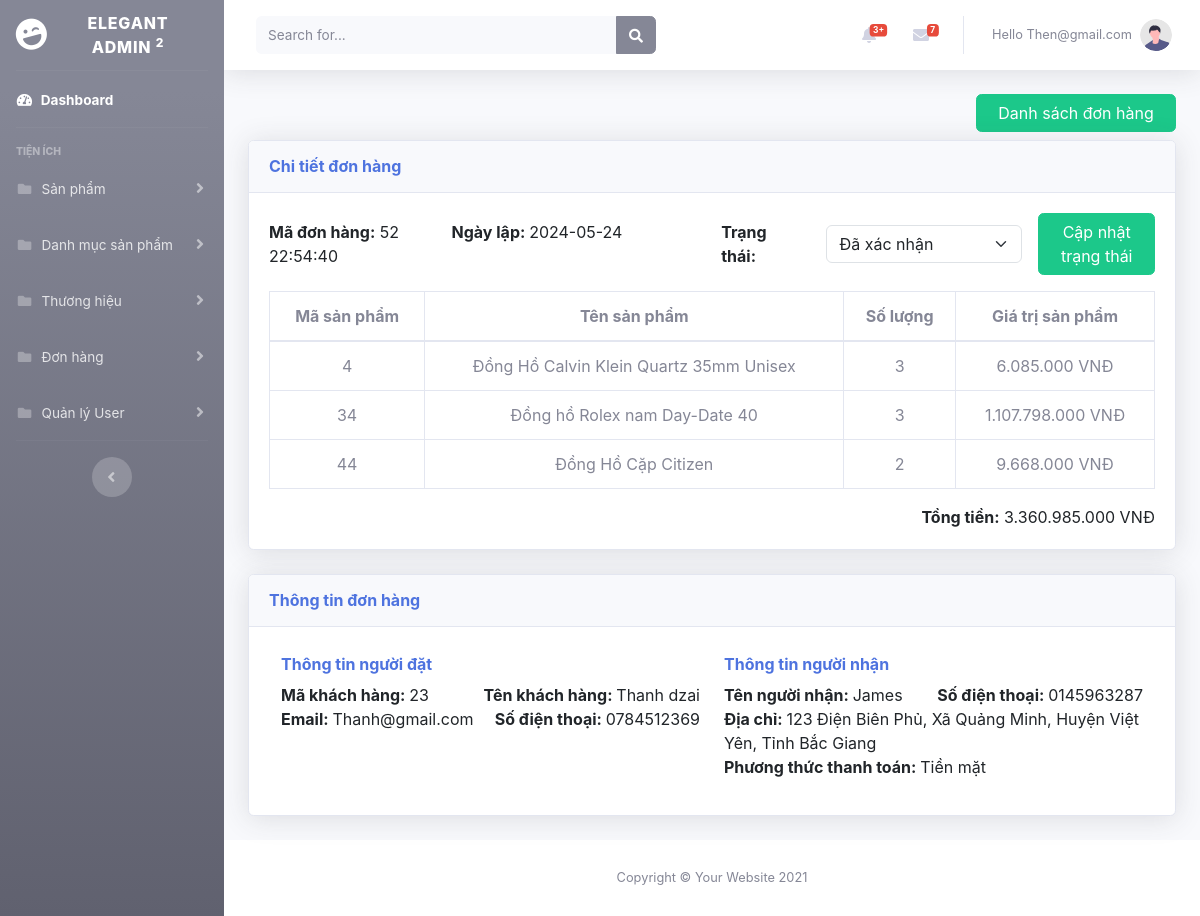
Screenshot of /admin/listOrderDetail.php?order_id=52 (signed in) with the database file from the repository.
### tables this page shows
CREATE TABLE `order` (
  `order_id` int NOT NULL,
  `customer_id` int DEFAULT NULL,
  `order_date` datetime NOT NULL DEFAULT CURRENT_TIMESTAMP,
  `recipient_name` varchar(255) NOT NULL,
  `recipient_address` varchar(255) NOT NULL,
  `recipient_phone` varchar(255) NOT NULL,
  `note` varchar(255) NOT NULL,
  `total_price` decimal(10,0) NOT NULL,
  `status` int DEFAULT NULL,
  `payment_method` varchar(255) NOT NULL
);

CREATE TABLE `order_detail` (
  `order_id` int NOT NULL,
  `product_id` int NOT NULL,
  `quantity` int NOT NULL,
  `price` decimal(10,0) NOT NULL
);

CREATE TABLE `product` (
  `product_id` int NOT NULL,
  `product_name` varchar(255) NOT NULL,
  `product_price` decimal(10,0) NOT NULL,
  `product_description` varchar(255) NOT NULL,
  `product_image` varchar(255) NOT NULL,
  `brand_id` int DEFAULT NULL,
  `category_id` int DEFAULT NULL
);

CREATE TABLE `user` (
  `id` int NOT NULL,
  `email` varchar(255) NOT NULL,
  `password` varchar(255) NOT NULL,
  `name` varchar(255) NOT NULL,
  `phone` varchar(255) NOT NULL,
  `role` varchar(255) NOT NULL
);

### class/OrderDetail.php (called while the page is built, shortened)
<?php
class OrderDetail {
    public static function getOrderDetail($pdo ,$order_id){
        $sql = "SELECT o.order_id, p.product_id, p.product_name, quantity, price FROM `order` o, order_detail d, product p
        WHERE o.order_id=:order_id and o.order_id = d.order_id and p.product_id = d.product_id";
        $stmt = $pdo->prepare($sql);
        $stmt->bindParam(":order_id", $order_id, PDO::PARAM_INT);
        if($stmt->execute()){
            $stmt->setFetchMode(PDO::FETCH_CLASS, "OrderDetail");
            return $stmt->fetchAll();
        }
    }
    public static function getOrder($pdo, $order_id) {
        $sql = "SELECT * FROM `order`WHERE order_id =:order_id";
        $stmt = $pdo->prepare($sql);
        $stmt->bindParam(":order_id", $order_id, PDO::PARAM_INT);
        if($stmt->execute()){
            $stmt->setFetchMode(PDO::FETCH_CLASS, "OrderDetail");
            return $stmt->fetch();
        }
    }
    public static function getInfoCustomer($pdo,$order_id) {
        $sql = "SELECT * FROM `order` LEFT JOIN user ON customer_id = id
        WHERE order_id=:order_id";
        $stmt = $pdo->prepare($sql);
        $stmt->bindParam(":order_id", $order_id, PDO::PARAM_INT);
        if($stmt->execute()){
            $stmt->setFetchMode(PDO::FETCH_CLASS, "OrderDetail");
            return $stmt->fetch();
        }
    }
}

### admin/listOrderDetail.php (the view, shortened to what this page needs)
<?php
    require_once "inc/sidebar.php";
    require_once "inc/header.php";
    require_once "../class/OrderDetail.php";
    $conn =  new Database();
    $pdo = $conn->getConnect();
    $order_id = $_GET["order_id"];
    $data_order = OrderDetail::getOrder($pdo, $order_id);
    $data = OrderDetail::getOrderDetail($pdo, $order_id);
    $data_user = OrderDetail::getInfoCustomer($pdo, $order_id);
    $a = "Đang chờ xác nhận";
    $b = "Đã xác nhận";
?>
    <div class="container-fluid">
        <div class="text-end my-2">
            <a href="listOrder.php" class="btn btn-success btn-icon-split" style="width: 200px;">
                <span class="text">Danh sách đơn hàng</span>
            </a>
        </div>
        <div class="card shadow mb-4">
            <div class="card-header py-3">
                <h6 class="m-0 font-weight-bold text-primary">Chi tiết đơn hàng</h6>
            </div>
            <div class="card-body">
                <div class="table-responsive">
                    <div class="d-flex justify-content-between align-items-center mb-3">
                        <div>
                            <span class="fs-6"><b>Mã đơn hàng:</b> <?=$order_id?></span>
                            <span class="fs-6 mx-5"><b>Ngày lập: </b><?=$data_order->order_date?></span>
                        </div>
                        <form method="post">
                        <div class="d-flex justify-content-end align-items-center">
                            <span class="fs-6 mx-5"><b>Trạng thái: </b></span>
                                <select name="status" class="form-select" aria-label="Default select example" style="width: 200px;">
                                    <?php if($data_order->status):?>
                                        <option selected value="confirmed"><?=$b?></option>
                                    <?else:?>
                                        <option value="confirmed"><?=$b?></option>
                                        <option selected value="confirm"><?=$a?></option>
                                    <?endif;?>
                                </select>
                                <button type="submit" class="btn btn-success btn-icon-split ms-3">
                                    <span class="text">Cập nhật trạng thái</span>
                                </button>
                            </div>
                        </form>
                    </div>
                    <table class="table table-bordered text-center" id="dataTable" width="100%" cellspacing="0">
                        <thead>
                            <tr>
                                <th>Mã sản phẩm</th>
                                <th>Tên sản phẩm</th>
                                <th>Số lượng</th>
                                <th>Giá trị sản phẩm</th>
                            </tr>
                        </thead>
                        <tbody>
                            <?php foreach($data as $order): ?>
                                <tr>
                                    <td><?=$order->product_id?></td>
                                    <td><?=$order->product_name?></td>
                                    <td><?=$order->quantity?></td>
                                    <td><?= number_format($order->price, 0, ',', '.')?> VNĐ</td>
                                </tr>
                            <?php endforeach; ?>
                        </tbody>
                    </table>
                    <div>
                        <span class="fs-6 float-end"><b>Tồng tiền:</b> <?=number_format($data_order->total_price, 0, ',', '.')?> VNĐ</span>
                    </div>
                </div>
            </div>
        </div>
        <div class="card shadow mb-4">
            <div class="card-header py-3">
                <h6 class="m-0 font-weight-bold text-primary">Thông tin đơn hàng</h6>
            </div>
            <div class="card-body">
                <div class="table-responsive">
                    <div class="d-flex justify-content-between mb-3">
                            <div class="col-md-6">
                                <h6 class="my-2 font-weight-bold text-primary">Thông tin người đặt</h6>
                                <div>
                                    <span class="fs-6"><b>Mã khách hàng:  </b><?=$data_user->id?> </span>
                                    <span class="fs-6 float-end"><b>Tên khách hàng:  </b><?=$data_user->name?></span>
                                </div>
                                <div>
                                    <span class="fs-6"><b>Email:  </b><?=$data_user->email?></span>
                                    <span class="fs-6 float-end"><b>Số điện thoại:  </b><?=$data_user->phone?></span>
                                </div>
                            </div>
                            <div class="col-md-6">
                                <h6 class="my-2 font-weight-bold text-primary">Thông tin người nhận</h6>
                                <div>
                                    <span class="fs-6"><b>Tên người nhận:  </b><?=$data_order->recipient_name?></span>
                                    <span class="fs-6 float-end"><b>Số điện thoại:  </b><?=$data_order->recipient_phone?></span>
                                </div>
                                <div class="fs-6"><b>Địa chỉ:  </b><?=$data_order->recipient_address?></div>
                                <div class="fs-6"><b>Phương thức thanh toán:  </b><?=$data_order->payment_method?></div>
                            </div>
                    </div>
                </div>
            </div>
        </div>
    </div>
</div>
<?php
    require "inc/footer.php";
?>

### rows the page displays
order: order_date "2024-05-24 22:54:40", status "Đã xác nhận", total_price "3.360.985.000", customer "23", customer.name "Thanh dzai", customer.email "Thanh@gmail.com", customer.phone "0784512369", recipient_name "James", recipient_phone "0145963287", recipient_address "123 Điện Biên Phủ, Xã Quảng Minh, Huyện Việt Yên, Tỉnh Bắc Giang", payment_method "Tiền mặt"
order_detail: product.product_id "4", product.product_name "Đồng Hồ Calvin Klein Quartz 35mm Unisex", quantity "3", price "6.085.000"
order_detail: product.product_id "34", product.product_name "Đồng hồ Rolex nam Day-Date 40", quantity "3", price "1.107.798.000"
order_detail: product.product_id "44", product.product_name "Đồng Hồ Cặp Citizen", quantity "2", price "9.668.000"

### other values shown
$_SESSION['logged_user'] "Then@gmail.com"
$order_id "52"
